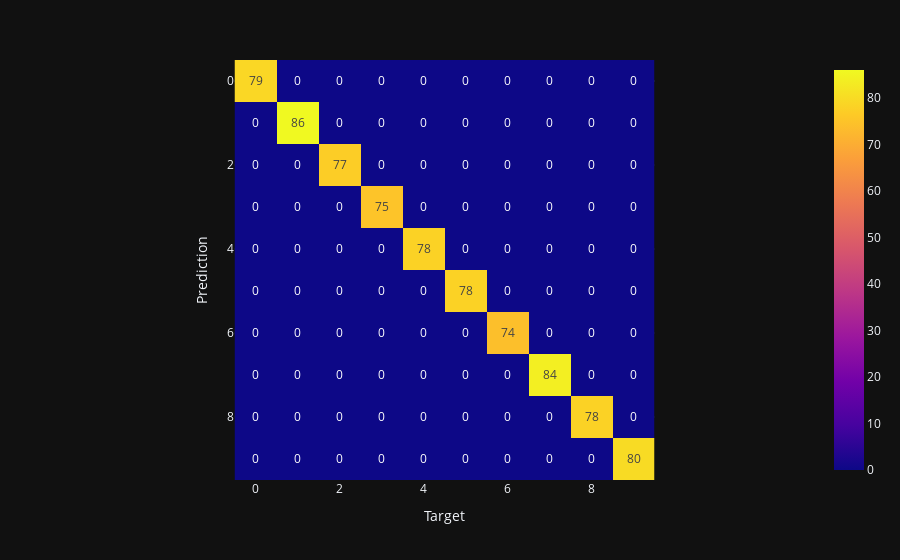

Here is the notebook cell this chart was saved with:
### Code cell
cat_cpu_y_train = cat_cpu_model.predict(X_train)

@score_for('CatBoosting CPU', 'train')
@time_for('CatBoosting CPU', 'train')
def train_cat_cpu():
    return f1_score(cat_cpu_y_train, y_train, average='macro')

print(
    "F1-мера для тренировочных данных с помощью "
    "CatBoostClassifier на CPU:", train_cat_cpu(),
)
draw_conf_matrix(y_train, cat_cpu_y_train)

### Figure 1 — Plotly figure (JSON) as saved in the notebook; plotly's stock layout.template omitted (floating-point values rounded to 4 significant figures)
{"data": [{"coloraxis": "coloraxis", "name": "0", "texttemplate": "%{z}", "z": [[79, 0, 0, 0, 0, 0, 0, 0, 0, 0], [0, 86, 0, 0, 0, 0, 0, 0, 0, 0], [0, 0, 77, 0, 0, 0, 0, 0, 0, 0], [0, 0, 0, 75, 0, 0, 0, 0, 0, 0], [0, 0, 0, 0, 78, 0, 0, 0, 0, 0], [0, 0, 0, 0, 0, 78, 0, 0, 0, 0], [0, 0, 0, 0, 0, 0, 74, 0, 0, 0], [0, 0, 0, 0, 0, 0, 0, 84, 0, 0], [0, 0, 0, 0, 0, 0, 0, 0, 78, 0], [0, 0, 0, 0, 0, 0, 0, 0, 0, 80]], "type": "heatmap", "xaxis": "x", "yaxis": "y", "hovertemplate": "x: %{x}<br>y: %{y}<br>color: %{z}<extra></extra>"}], "layout": {"xaxis": {"anchor": "y", "domain": [0.0, 1.0], "scaleanchor": "y", "constrain": "domain", "title": {"text": "Target"}}, "yaxis": {"anchor": "x", "domain": [0.0, 1.0], "autorange": "reversed", "constrain": "domain", "title": {"text": "Prediction"}}, "coloraxis": {"colorscale": [[0.0, "#0d0887"], [0.1111, "#46039f"], [0.2222, "#7201a8"], [0.3333, "#9c179e"], [0.4444, "#bd3786"], [0.5556, "#d8576b"], [0.6667, "#ed7953"], [0.7778, "#fb9f3a"], [0.8889, "#fdca26"], [1.0, "#f0f921"]]}, "margin": {"t": 60}}}
